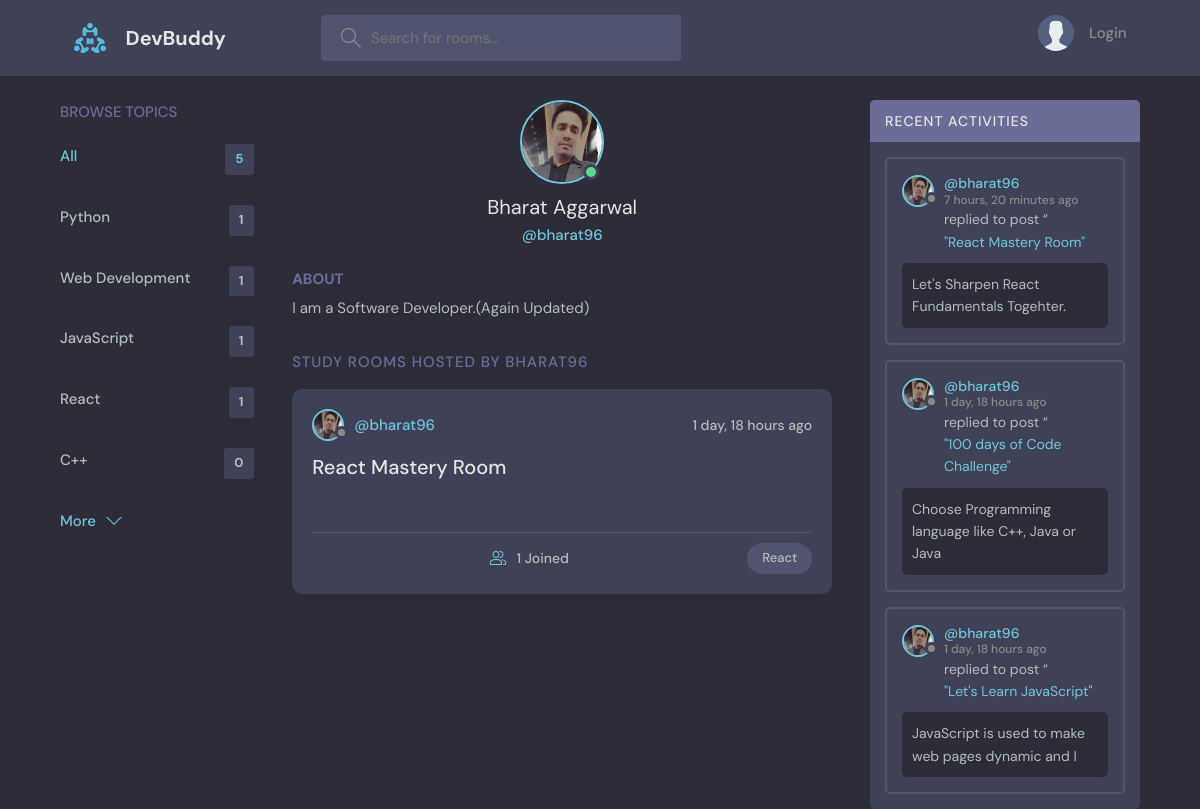
Before: /profile/1 with the older database file.
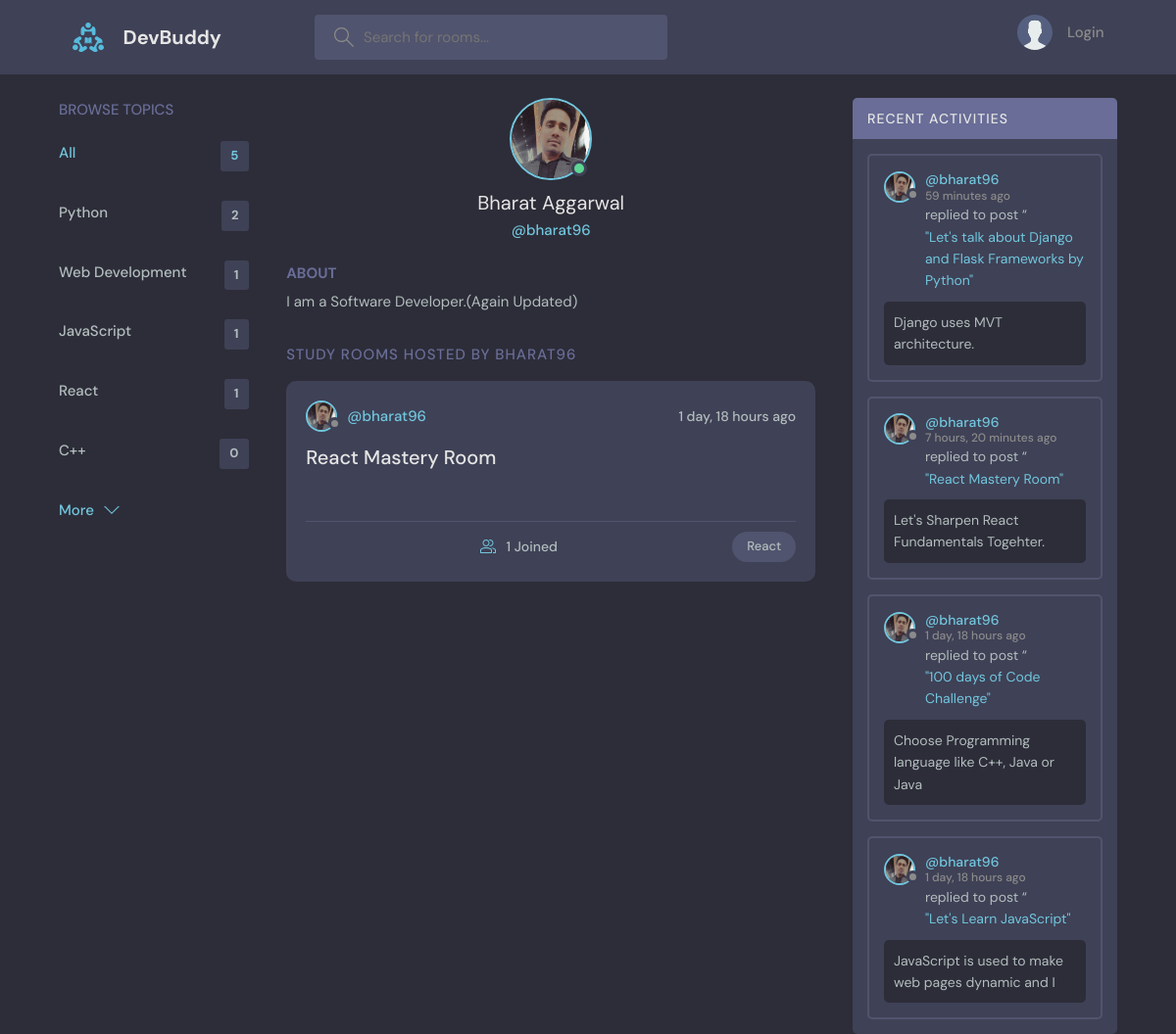
After: the same page with the newer database file.
### base/models.py (models this page shows, shortened)
class Topic(models.Model):
    name = models.CharField(max_length=200)

class Room(models.Model):
    host = models.ForeignKey(User, on_delete=models.SET_NULL, null=True)
    topic = models.ForeignKey(Topic, on_delete=models.SET_NULL, null=True)
    name = models.CharField(max_length=200)
    description = models.TextField(null=True, blank=True)       #null=True is for database and blank=True is for form.
    participants = models.ManyToManyField(User, related_name='participants', blank=True)
    updated = models.DateTimeField(auto_now=True)               #auto_now saves instance of date and time everytime database changes.
    created = models.DateTimeField(auto_now_add=True)           #auto_now_add only saves the instance of date and time once database is created.
    class Meta:
        ordering = ['-updated', '-created']
    def __str__(self):
        return self.name

class User(AbstractUser):
    name = models.CharField(max_length=200, null=True)
    email = models.EmailField(unique=True, null=True)
    bio = models.TextField(null=True)
    avatar = models.ImageField(null=True, default="avatar.svg")
    USERNAME_FIELD = 'email'
    REQUIRED_FIELDS = []

class Message(models.Model):
    user = models.ForeignKey(User, on_delete=models.CASCADE)
    room = models.ForeignKey(Room, on_delete=models.CASCADE)
    body = models.TextField()
    updated = models.DateTimeField(auto_now=True)
    created = models.DateTimeField(auto_now_add=True)
    class Meta:
        ordering = ['-updated', '-created']
    def __str__(self):
        return self.body[0:50]

### base/views.py (the view)
# urls.py: path('profile/<str:pk>', views.userProfile, name='user-profile'),
def userProfile(request, pk):
    user = User.objects.get(id=pk)                  #Retrieving the user respects to the id passed.
    topics = Topic.objects.all()                    #Retrieving all topics
    rooms = user.room_set.all()                     #Retrieving all rooms hosted by a partiular user.
    room_messages = user.message_set.all()          #Retrieving all the messages posted by a particular user.
    context = {'user':user, 'topics':topics, 'rooms':rooms, 'room_messages':room_messages}
    return render(request, 'base/profile.html', context)

### base/templates/base/profile.html (shortened to what this page needs)
{% extends 'main.html' %}
{% block content %}
  <main class="profile-page layout layout--3">
    <div class="container">
      {% include 'base/topics_component.html' %}
      <div class="roomList">
        <div class="profile">
          <div class="profile__avatar">
            <div class="avatar avatar--large active">
              <img src="{{ user.avatar.url }}" />
            </div>
          </div>
          <div class="profile__info">
            <h3>{{ user.name }}</h3>
            <p>@{{ user.username }}</p>
          </div>
          <div class="profile__about">
            <h3>About</h3>
            <p>
              {{ user.bio }}
            </p>
          </div>
        </div>
        <div class="roomList__header">
          <div>
            <h2>Study Rooms Hosted by {{ user.username }}</a>
            </h2>
          </div>
        </div>
        {% include 'base/feed_component.html' %}
      </div>
      {% include 'base/activity_component.html' %}
    </div>
  </main>
{% endblock %}

### base/templates/base/topics_component.html
<div class="topics">
    <div class="topics__header">
      <h2>Browse Topics</h2>
    </div>
    <ul class="topics__list">
      <li>
        <a href="{% url 'home' %}" class="active">All <span>{{topics.count}}</span></a>
      </li>
      {% for topic in topics %}
      <li>
        <a href="{% url 'home'%}?q={{ topic.name }}">{{ topic.name }}<span>{{topic.room_set.all.count}}</span></a>
      </li>
      {% endfor %}
    </ul>
    <a class="btn btn--link" href="{% url 'topics' %}">
      More
      <svg version="1.1" xmlns="http://www.w3.org/2000/svg" width="32" height="32" viewBox="0 0 32 32">
        <title>chevron-down</title>
        <path d="M16 21l-13-13h-3l16 16 16-16h-3l-13 13z"></path>
      </svg>
    </a>
  </div>

### base/templates/base/feed_component.html (shortened to what this page needs)
{% for room in rooms %}
    <div class="roomListRoom">
        <div class="roomListRoom__header">
        <a href="{% url 'user-profile' room.host.id %}" class="roomListRoom__author">
            <div class="avatar avatar--small">
            <img src="{{ room.host.avatar.url }}" />
            </div>
            <span>@{{ room.host.username }}</span>
        </a>
        <div class="roomListRoom__actions">
            <span>{{ room.created|timesince }} ago</span>
        </div>
        </div>
        <div class="roomListRoom__content">
            <a href="{% url 'room' room.id %}">{{ room.name }}
        </div>
        <div class="roomListRoom__meta">
        <a href="{% url 'room' room.id %}" class="roomListRoom__joined">
            {{ room.participants.all.count }} Joined
        </a>
        <p class="roomListRoom__topic">{{ room.topic.name }}</p>
        </div>
    </div>
{% endfor %}

### base/templates/base/activity_component.html (shortened to what this page needs)
<div class="activities">
    <div class="activities__header">
      <h2>Recent Activities</h2>
    </div>
    {% for message in room_messages %}
    <div class="activities__box">
      <div class="activities__boxHeader roomListRoom__header">
        <a href="{% url 'user-profile' message.user.id %}" class="roomListRoom__author">
          <div class="avatar avatar--small">
            <img src="{{ message.user.avatar.url }}" />
          </div>
          <p>
            @{{ message.user.username }}
            <span>{{ message.created|timesince }} ago</span>
          </p>
        </a>
      </div>
      <div class="activities__boxContent">
        <p>replied to post “<a href="{% url 'room' message.room.id %}">"{{ message.room }}"</a></p>
        <div class="activities__boxRoomContent">
            {{ message }}
        </div>
      </div>
    </div>
    {% endfor %}
</div>

Changed rows visible on the page:
computed for Topic "Python": room_set.all.count "1" → "2"
added Message: user.avatar (picture), user.username "bharat96", created "59 minutes", room "Let's talk about Django and Flask Frameworks by Python", body "Django uses MVT architecture."
